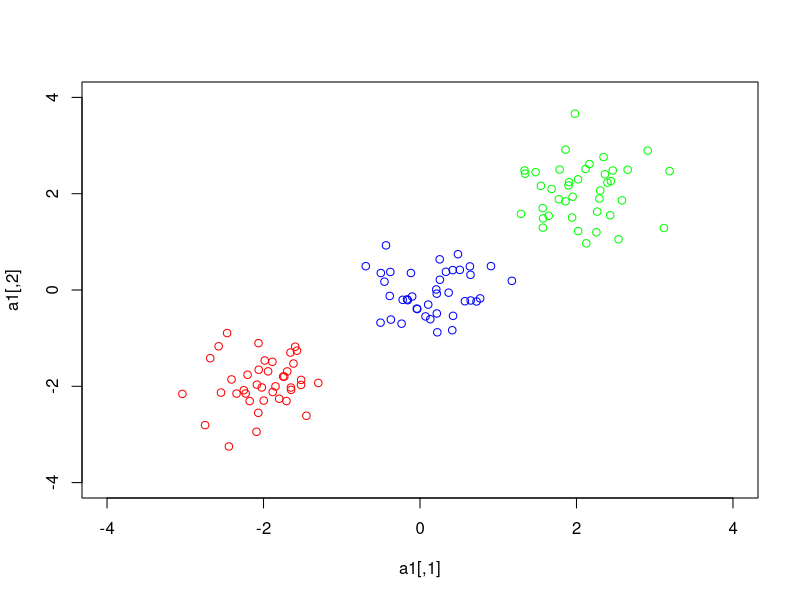

Write the R code that produced this figure. (Note: this script raises an error after producing the figure.)
###LDA
library(MASS)
library(mvtnorm)
###Simulate cluster
a<-matrix(c(0.5,0.1,
            0,0.5),2,2)
Sigma<-a%*%t(a)
set.seed(1)
mu1<-c(-2,-2)
mu2<-c(0,0)
mu3<-c(2,2)

a1<-mvrnorm(40,mu1,Sigma)
a2<-mvrnorm(40,mu2,Sigma)
a3<-mvrnorm(40,mu3,Sigma)

plot(a1,xlim=c(-4,4),ylim=c(-4,4),col="red")
points(a2,col="blue")
points(a3,col="green")


mu11=colMeans(a1)
mu22=colMeans(a2)
mu33=colMeans(a3)
mu<-rbind(mu11,mu22,mu33)
pi1=nrow(a1)/(nrow(a1)+nrow(a2)+nrow(a3))
pi2=nrow(a2)/(nrow(a1)+nrow(a2)+nrow(a3))
pi3=nrow(a3)/(nrow(a1)+nrow(a2)+nrow(a3))
pi<-c(pi1,pi2,pi3)
Sigma1<-1/(n-3)*((t(a1)-mu11)%*%(a1-mu11)+(t(a2)-mu22)%*%(a2-mu22)+(t(a3)-mu33)%*%(a3-mu33))


###discriminant function
#dis_func<-function(x,k,sigma,mu,pi){
#dk<-t(x)%*%ginv(sigma)%*%mu[k,]-0.5*t(mu[k,])%*%ginv(sigma)%*%mu[k,]+log(pi[k])
#return(dk)
#}
#x<-c(1,1)
#dis_func(x,1,Sigma1,mu,pi)
#dis_func(x,2,Sigma1,mu,pi)
#dis_func(x,3,Sigma1,mu,pi)


###standard decision boundary
#b12=ginv(sigma)%*%(mu[2,]-mu[1,])
#a12=-1/2*(mu[1,]+mu[2,])%*%ginv(sigma)%*%(mu[2,]-mu[1,])
#abline(-a12/b12[2],-b12[1]/b12[2],col="grey",lty=2)

#b13=ginv(sigma)%*%(mu[3,]-mu[1,])
#a13=-1/2*(mu[1,]+mu[3,])%*%ginv(sigma)%*%(mu[3,]-mu[1,])
#abline(-a13/b13[2],-b13[1]/b13[2],col="grey",lty=2)

#b23=ginv(sigma)%*%(mu[3,]-mu[2,])
#a23=-1/2*(mu[3,]+mu[2,])%*%ginv(sigma)%*%(mu[3,]-mu[2,])
#abline(-a23/b23[2],-b23[1]/b23[2],col="grey",lty=2)


###equal distance 
library(rmutil)
###sphering the data 
T<-svd(Sigma1)
D<-diag((T$d)^(-1/2))
s<-D%*%t(T$u)
aa1<-t(s%*%t(a1))
aa2<-t(s%*%t(a2))
aa3<-t(s%*%t(a3))
mu1s=colMeans(aa1)
mu2s=colMeans(aa2)
mu3s=colMeans(aa3)


###find the boundary and transfer it back
mu_12<-(mu1s+mu2s)/2
k12<-(mu2s[2]-mu1s[2])/(mu2s[1]-mu1s[1])

x_12<-seq(-12,12,length=300)
y_12<-mu_12[2]+mu_12[1]/k12+x_12*(-1/k12)

bd12<-cbind(x_12,y_12)
bd12_new<-t(ginv(s)%*%t(bd12))
lines(bd12_new,pch=16,cex=0.2,col="grey")


mu_13<-(mu1s+mu3s)/2
k13<-(mu3s[2]-mu1s[2])/(mu3s[1]-mu1s[1])

x_13<-seq(-12,12,length=300)
y_13<-mu_13[2]+mu_13[1]/k13+x_d*(-1/k13)

bd13<-cbind(x_13,y_13)
bd13_new<-t(ginv(s)%*%t(bd13))
lines(bd13_new,pch=16,cex=0.2,col="gold")



mu_23<-(mu2s+mu3s)/2
k23<-(mu3s[2]-mu2s[2])/(mu3s[1]-mu2s[1])

x_23<-seq(-12,12,length=300)
y_23<-mu_23[2]+mu_23[1]/k23+x_23*(-1/k23)

bd23<-cbind(x_23,y_23)
bd23_new<-t(ginv(s)%*%t(bd23))
lines(bd23_new,pch=16,cex=0.2,col="black")


legend("bottomright", legend=c("boundary between cluster red and blue", "boundary between cluster red and green","boundary between cluster blue and green"),
       col=c("grey", "gold","black"), lty=1, cex=0.8)
title(main="LDA Plots")
